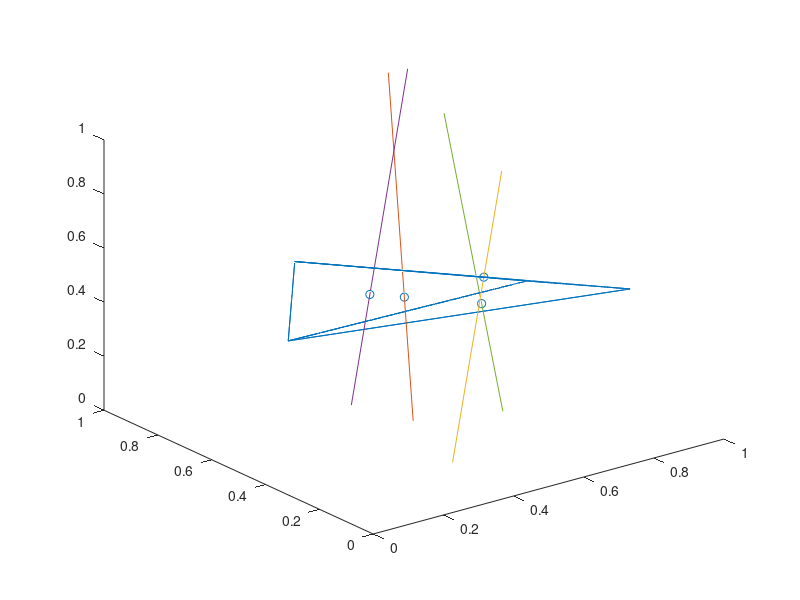

This figure's MATLAB source:
d = 3; % do not change
X = rand(d, d + 1);
A = [2 3 4 2];
B = [1 3 4 1];
C = [1 2 4 1];
D = [1 2 3 1];
Xp = X(:, [A B C D]);
Einv = inv([transpose(X) ones(d + 1, 1)]);
N = Einv(1 : end - 1, :);
centroids = zeros(size(X));
for i = 1 : d + 1
    centroids(:, i) = sum(X(:, setdiff(1 : d + 1, i)), 2) / d;
    N(:, i) = N(:, i) / norm(N(:, i));
end
vecplus = centroids + N;
vecminus = centroids - N;

plot3(Xp(1, :), Xp(2, :), Xp(3, :))
hold on 
scatter3(centroids(1, :), centroids(2, :), centroids(3, :))
for i = 1 : d + 1
   plot3([vecminus(1, i) vecplus(1, i)],...
       [vecminus(2, i) vecplus(2, i)],...
       [vecminus(3, i) vecplus(3, i)]) 
end
xlim([0 1])
ylim([0 1])
zlim([0 1])
hold off
